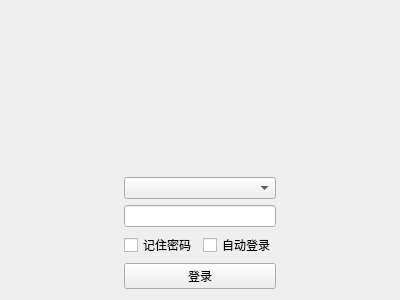
<?xml version="1.0" encoding="UTF-8"?>
<ui version="4.0">
 <class>SkpLoginMainWidget</class>
 <widget class="QWidget" name="SkpLoginMainWidget">
  <property name="geometry">
   <rect>
    <x>0</x>
    <y>0</y>
    <width>400</width>
    <height>300</height>
   </rect>
  </property>
  <property name="windowTitle">
   <string>Form</string>
  </property>
  <layout class="QGridLayout" name="gridLayout_2">
   <item row="0" column="1">
    <spacer name="verticalSpacer">
     <property name="orientation">
      <enum>Qt::Vertical</enum>
     </property>
     <property name="sizeHint" stdset="0">
      <size>
       <width>20</width>
       <height>174</height>
      </size>
     </property>
    </spacer>
   </item>
   <item row="1" column="0">
    <spacer name="horizontalSpacer">
     <property name="orientation">
      <enum>Qt::Horizontal</enum>
     </property>
     <property name="sizeHint" stdset="0">
      <size>
       <width>107</width>
       <height>20</height>
      </size>
     </property>
    </spacer>
   </item>
   <item row="1" column="1">
    <layout class="QGridLayout" name="gridLayout">
     <item row="0" column="0" colspan="2">
      <widget class="QComboBox" name="user_comboBox"/>
     </item>
     <item row="1" column="0" colspan="2">
      <widget class="QLineEdit" name="password_lineEdit"/>
     </item>
     <item row="2" column="0">
      <widget class="QCheckBox" name="checkBox">
       <property name="text">
        <string>记住密码</string>
       </property>
      </widget>
     </item>
     <item row="2" column="1">
      <widget class="QCheckBox" name="checkBox_2">
       <property name="text">
        <string>自动登录</string>
       </property>
      </widget>
     </item>
     <item row="3" column="0" colspan="2">
      <widget class="QPushButton" name="login_pushButton">
       <property name="text">
        <string>登录</string>
       </property>
      </widget>
     </item>
    </layout>
   </item>
   <item row="1" column="2">
    <spacer name="horizontalSpacer_2">
     <property name="orientation">
      <enum>Qt::Horizontal</enum>
     </property>
     <property name="sizeHint" stdset="0">
      <size>
       <width>107</width>
       <height>20</height>
      </size>
     </property>
    </spacer>
   </item>
  </layout>
 </widget>
 <resources/>
 <connections/>
</ui>
